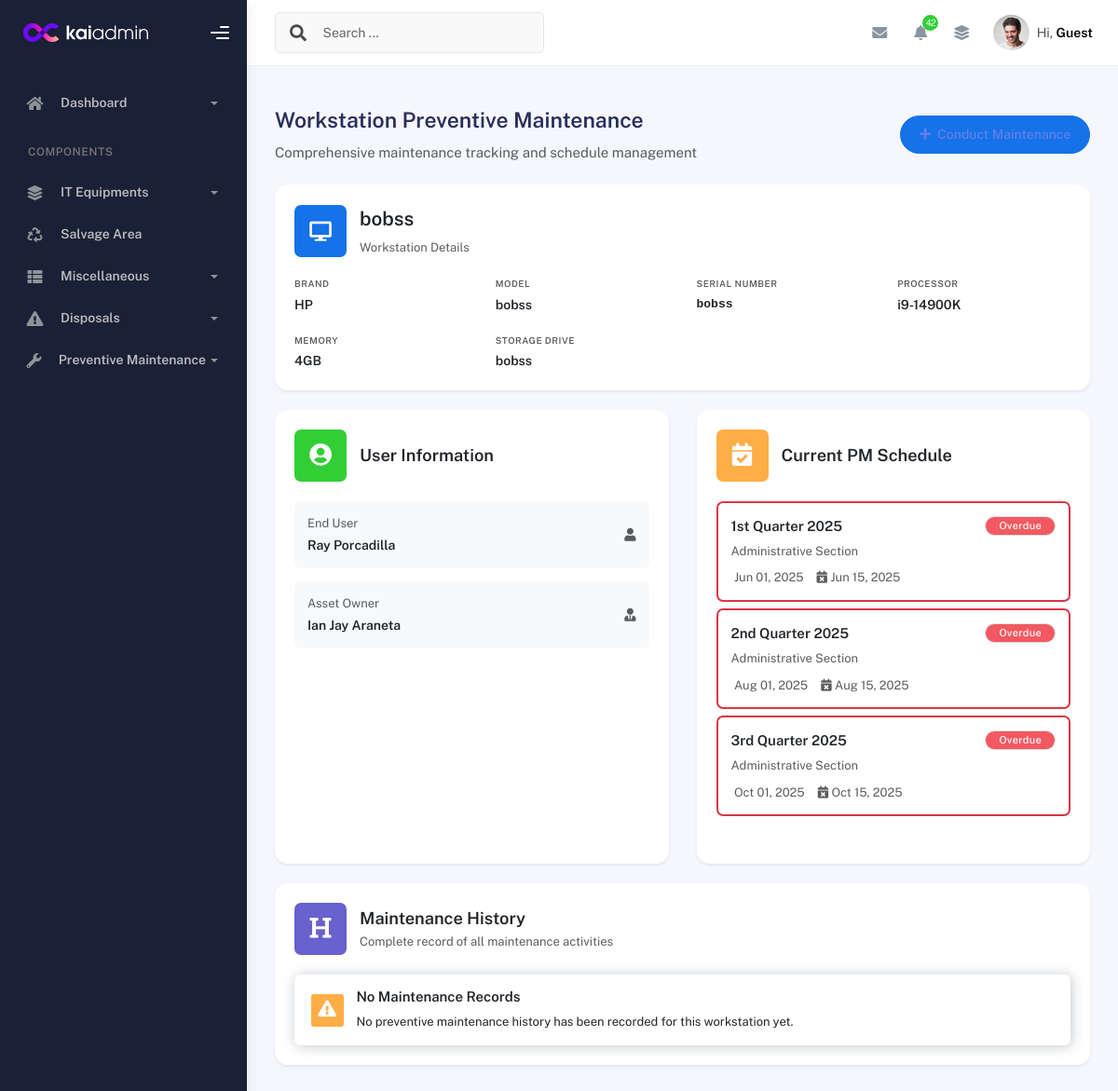
The app's page /maintenance/history/54/, older data.
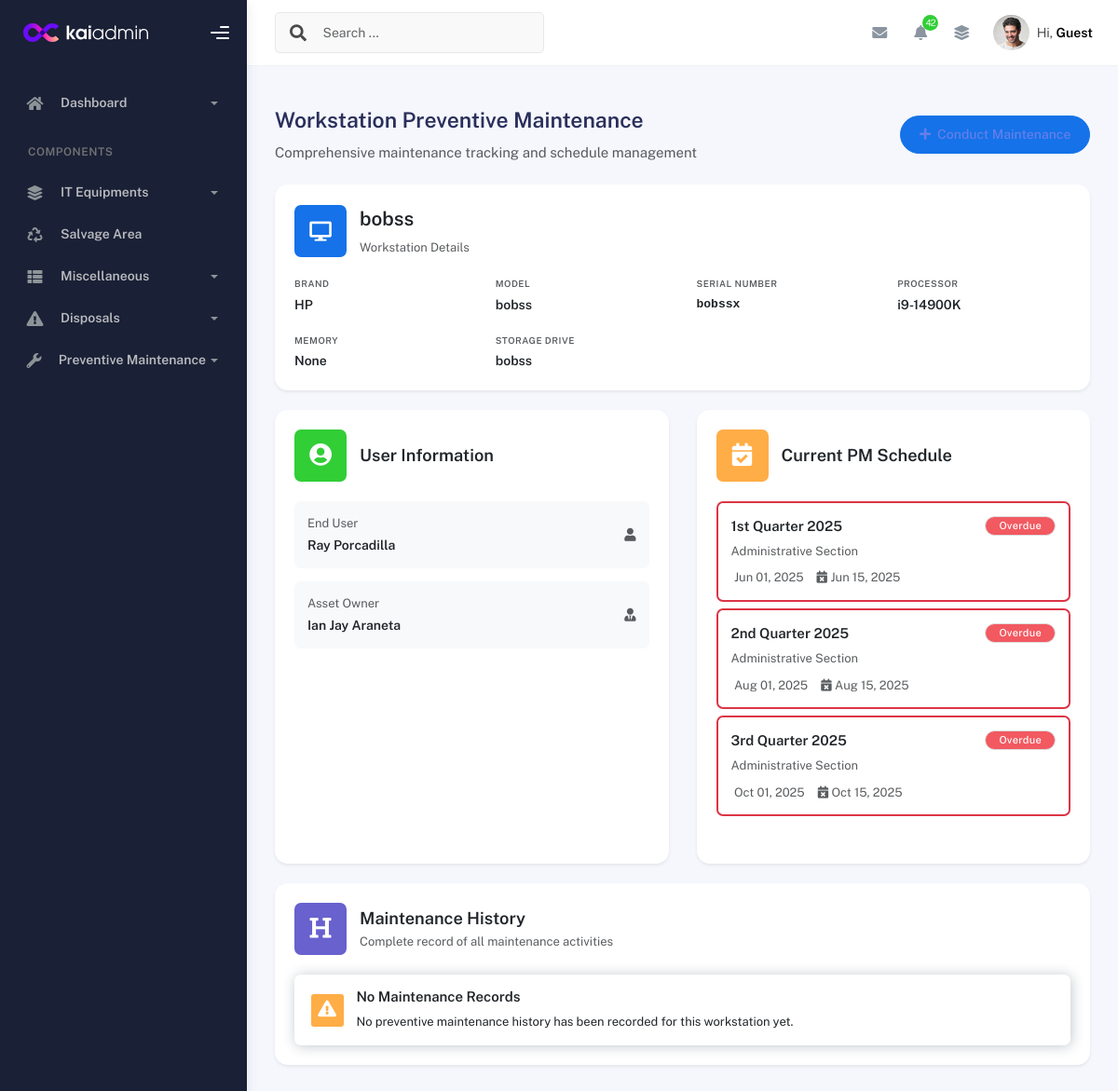
The same page, newer data.
### inventory/models.py (models this page shows, shortened)
class DesktopDetails(models.Model):
    equipment_package = models.ForeignKey(
        Equipment_Package, related_name='desktop_details', on_delete=models.CASCADE
    )
    serial_no = models.CharField(max_length=255)
    serial_no_norm = models.CharField(
        max_length=255, null=True, blank=True,
        db_index=True, editable=False, unique=True
    )
    computer_name = models.CharField(max_length=255, unique=True, null=True)
    brand_name = models.ForeignKey(Brand, on_delete=models.SET_NULL, null=True, blank=True)
    model = models.CharField(max_length=255, null=True)
    processor = models.CharField(max_length=33, null=True)
    memory = models.CharField(max_length=100, null=True)
    drive = models.CharField(max_length=332, null=True)
    desktop_Graphics = models.CharField(max_length=100, blank=True, null=True)
    desktop_Graphics_Size = models.CharField(max_length=100, blank=True, null=True)
    desktop_OS = models.CharField(max_length=100, blank=True, null=True)
    desktop_Office = models.CharField(max_length=100, blank=True, null=True)
    desktop_OS_keys = models.CharField(max_length=100, blank=True, null=True)
    desktop_Office_keys = models.CharField(max_length=100, blank=True, null=True)
    is_disposed = models.BooleanField(default=False)
    created_at = models.DateTimeField(default=timezone.now)

class Brand(models.Model):
    name = models.CharField(max_length=100, unique=True)
    is_keyboard = models.BooleanField(default=False)
    is_mouse = models.BooleanField(default=False)
    is_monitor = models.BooleanField(default=False)
    is_ups = models.BooleanField(default=False)
    is_desktop = models.BooleanField(default=False)
    is_printer = models.BooleanField(default=False)
    is_laptop = models.BooleanField(default=False)
    def __str__(self):
        return self.name

### inventory/views.py (the view)
# urls.py: path('maintenance/history/<int:desktop_id>/', views.maintenance_history_view, name='maintenance_history'),
def maintenance_history_view(request, desktop_id):
    desktop = get_object_or_404(Equipment_Package, pk=desktop_id)
    desktop_details = DesktopDetails.objects.filter(equipment_package=desktop).first()
    user_details = UserDetails.objects.filter(equipment_package=desktop).first()
    maintenance_history = (
        PreventiveMaintenance.objects
        .filter(equipment_package=desktop)
        .select_related('pm_schedule_assignment__pm_section_schedule__quarter_schedule')
        .order_by('date_accomplished')
    )
    latest_pm = maintenance_history.last()
    current_pm_schedule = PMScheduleAssignment.objects.filter(
        equipment_package=desktop
    ).select_related(
        'pm_section_schedule__quarter_schedule',
        'pm_section_schedule__section'
    ).order_by(
        'pm_section_schedule__quarter_schedule__year',
        'pm_section_schedule__quarter_schedule__quarter'
    )
    today = timezone.now().date()
    for schedule in current_pm_schedule:
        end_date = schedule.pm_section_schedule.end_date
        schedule.is_overdue = (not schedule.is_completed) and (end_date < today)
    return render(request, 'maintenance/history.html', {
        'desktop': desktop,
        'desktop_details': desktop_details,
        'user_details': user_details,
        'maintenance_history': maintenance_history,
        'maintenance_records': maintenance_history,
        'pm': latest_pm,
        'current_pm_schedule': current_pm_schedule,  # New table data
    })

### inventory/models.py (called while the page is built)
    @property
    def full_name(self):
        return f"{self.employee_fname} {self.employee_lname}".strip()

### templates/maintenance/history.html (shortened to what the changed rows need)
{% extends 'base.html' %}
{% load custom_filters %}
{% load static %}
{% block content %}
{% now "Y-m-d" as today %}
<br><br><br><br>
<div class="page-inner py-4">
  {% if desktop_details %}
  <div class="card border-0 shadow-sm rounded-4 mb-4">
    <div class="card-body p-4">
      <div class="d-flex align-items-center mb-4">
        <div class="stamp stamp-md bg-primary bg-opacity-10 rounded-3 p-3 me-3" style="width: 56px; height: 56px;">
          <i class="fas fa-desktop text-primary fs-4"></i>
        </div>
        <div>
          <h4 class="fw-bold mb-1">{{ desktop_details.computer_name }}</h4>
          <p class="text-muted mb-0 small">Workstation Details</p>
        </div>
      </div>
      <div class="row g-4">
        <div class="col-md-4 col-lg-3">
          <div class="d-flex flex-column">
            <span class="text-muted small text-uppercase mb-1 fw-semibold" style="font-size: 0.7rem; letter-spacing: 0.5px;">Brand</span>
            <span class="fw-semibold">{{ desktop_details.brand_name }}</span>
          </div>
        </div>
        <div class="col-md-4 col-lg-3">
          <div class="d-flex flex-column">
            <span class="text-muted small text-uppercase mb-1 fw-semibold" style="font-size: 0.7rem; letter-spacing: 0.5px;">Model</span>
            <span class="fw-semibold">{{ desktop_details.model }}</span>
          </div>
        </div>
        <div class="col-md-4 col-lg-3">
          <div class="d-flex flex-column">
            <span class="text-muted small text-uppercase mb-1 fw-semibold" style="font-size: 0.7rem; letter-spacing: 0.5px;">Serial Number</span>
            <span class="fw-semibold font-monospace small">{{ desktop_details.serial_no }}</span>
          </div>
        </div>
        <div class="col-md-4 col-lg-3">
          <div class="d-flex flex-column">
            <span class="text-muted small text-uppercase mb-1 fw-semibold" style="font-size: 0.7rem; letter-spacing: 0.5px;">Processor</span>
            <span class="fw-semibold">{{ desktop_details.processor }}</span>
          </div>
        </div>
        <div class="col-md-4 col-lg-3">
          <div class="d-flex flex-column">
            <span class="text-muted small text-uppercase mb-1 fw-semibold" style="font-size: 0.7rem; letter-spacing: 0.5px;">Memory</span>
            <span class="fw-semibold">{{ desktop_details.memory }}</span>
          </div>
        </div>
        <div class="col-md-4 col-lg-3">
          <div class="d-flex flex-column">
            <span class="text-muted small text-uppercase mb-1 fw-semibold" style="font-size: 0.7rem; letter-spacing: 0.5px;">Storage Drive</span>
            <span class="fw-semibold">{{ desktop_details.drive }}</span>
          </div>
        </div>
      </div>
    </div>
  </div>
  {% endif %}
</div>
{% endblock %}

Row changes from the older to the newer data that the page shows:
changed DesktopDetails "bobss": serial_no "bobss" → "bobssx"; memory "4GB" → "None"
